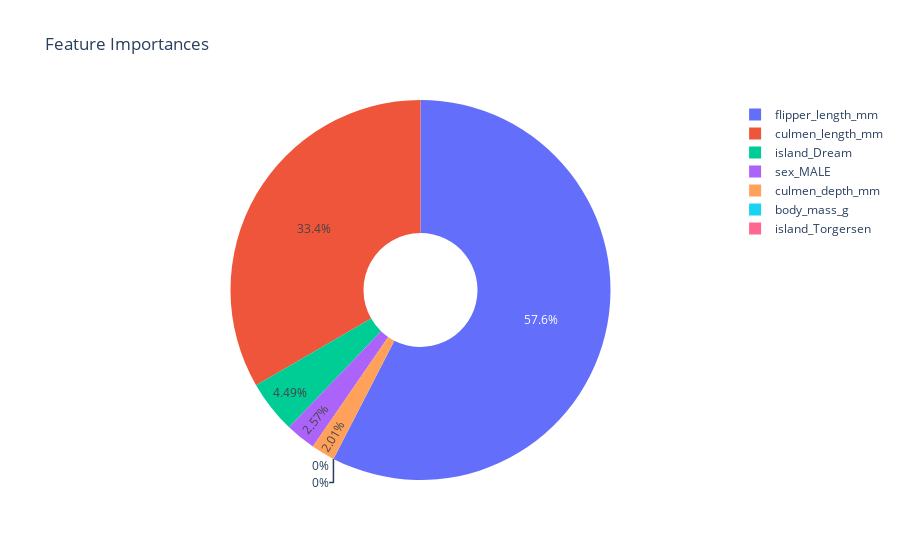

The cell this chart's notebook holds for it:
### Code cell
# Create the pie chart
fig = px.pie(
    feature_importances,
    names=feature_importances.index,
    values='feature_importances',
    title='Feature Importances',
    hole=0.3  # Optional: Creates a donut chart
)

# Show the plot
fig.show()

### Figure 1 — Plotly figure (JSON) as saved in the notebook; plotly's stock layout.template omitted (floating-point values rounded to 4 significant figures)
{"data": [{"domain": {"x": [0, 1], "y": [0, 1]}, "hole": 0.3, "hovertemplate": "index=%{label}<br>feature_importances=%{value}<extra></extra>", "labels": ["culmen_length_mm", "culmen_depth_mm", "flipper_length_mm", "body_mass_g", "island_Dream", "island_Torgersen", "sex_MALE"], "legendgroup": "", "name": "", "showlegend": true, "type": "pie", "values": [0.3335, 0.02011, 0.5758, 0, 0.04492, 0, 0.02572]}], "layout": {"legend": {"tracegroupgap": 0}, "title": {"text": "Feature Importances"}}}
